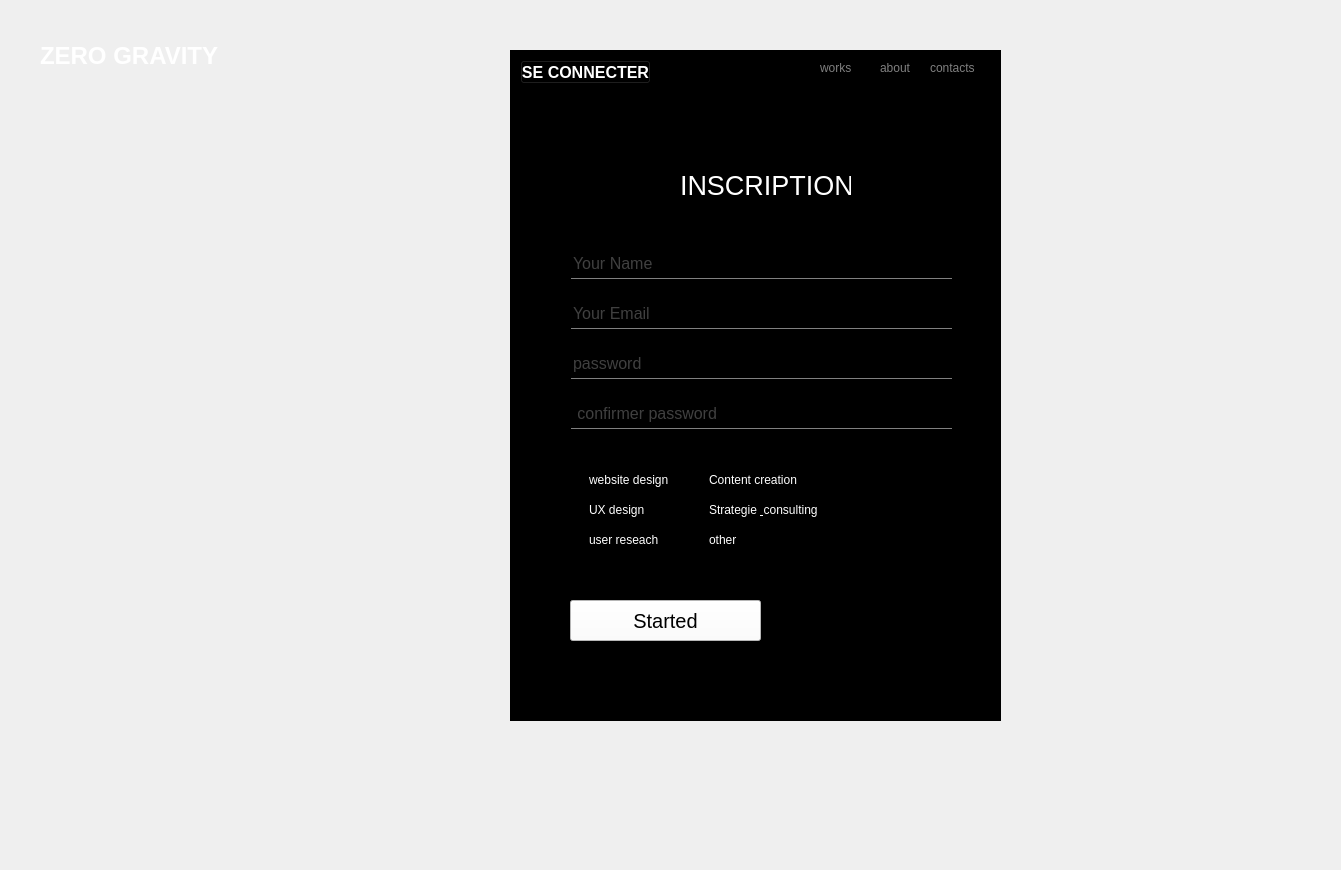
   <widget class="QWidget" name="page_connexion">
    <widget class="QLabel" name="label">
     <property name="geometry">
      <rect>
       <x>-10</x>
       <y>-1</y>
       <width>1332</width>
       <height>861</height>
      </rect>
     </property>
     <property name="text">
      <string/>
     </property>
     <property name="pixmap">
      <pixmap resource="../Static/Ressouces/img.qrc">:/IMG/4404912.jpg</pixmap>
     </property>
     <property name="scaledContents">
      <bool>true</bool>
     </property>
    </widget>
    <widget class="QFrame" name="frame_inscription">
     <property name="geometry">
      <rect>
       <x>510</x>
       <y>50</y>
       <width>491</width>
       <height>671</height>
      </rect>
     </property>
     <property name="styleSheet">
      <string notr="true">background-color:b;</string>
     </property>
     <property name="frameShape">
      <enum>QFrame::StyledPanel</enum>
     </property>
     <property name="frameShadow">
      <enum>QFrame::Raised</enum>
     </property>
     <widget class="QLabel" name="label_inscription">
      <property name="geometry">
       <rect>
        <x>170</x>
        <y>120</y>
        <width>171</width>
        <height>31</height>
       </rect>
      </property>
      <property name="font">
       <font>
        <pointsize>20</pointsize>
       </font>
      </property>
      <property name="styleSheet">
       <string notr="true">QLabel
{
	color:white
}
QLabel:hover
{
	color:rgb(14, 4, 64)
}</string>
      </property>
      <property name="text">
       <string>INSCRIPTION</string>
      </property>
     </widget>
     <widget class="QLabel" name="label_works">
      <property name="geometry">
       <rect>
        <x>310</x>
        <y>10</y>
        <width>49</width>
        <height>16</height>
       </rect>
      </property>
      <property name="styleSheet">
       <string notr="true">QLabel
{
	color:grey
}
QLabel:hover
{
	color:white
}</string>
      </property>
      <property name="text">
       <string>works</string>
      </property>
     </widget>
     <widget class="QLabel" name="label_about">
      <property name="geometry">
       <rect>
        <x>370</x>
        <y>10</y>
        <width>49</width>
        <height>16</height>
       </rect>
      </property>
      <property name="styleSheet">
       <string notr="true">QLabel
{
	color:grey
}
QLabel:hover
{
	color:white
}</string>
      </property>
      <property name="text">
       <string>about</string>
      </property>
     </widget>
     <widget class="QLabel" name="label_contacts">
      <property name="geometry">
       <rect>
        <x>420</x>
        <y>10</y>
        <width>51</width>
        <height>16</height>
       </rect>
      </property>
      <property name="styleSheet">
       <string notr="true">QLabel
{
	color:grey
}
QLabel:hover
{
	color:white
}</string>
      </property>
      <property name="text">
       <string>contacts</string>
      </property>
     </widget>
     <widget class="QCheckBox" name="checkBox_other">
      <property name="geometry">
       <rect>
        <x>180</x>
        <y>480</y>
        <width>85</width>
        <height>20</height>
       </rect>
      </property>
      <property name="styleSheet">
       <string notr="true">QCheckBox{color:white}QCheckBox:hover
{
	color:rgb(128, 128, 128)
}</string>
      </property>
      <property name="text">
       <string>other</string>
      </property>
     </widget>
     <widget class="QCheckBox" name="checkBox_strategie_consulting">
      <property name="geometry">
       <rect>
        <x>180</x>
        <y>450</y>
        <width>151</width>
        <height>20</height>
       </rect>
      </property>
      <property name="styleSheet">
       <string notr="true">QCheckBox{color:white}QCheckBox:hover
{
	color:rgb(128, 128, 128)
}</string>
      </property>
      <property name="text">
       <string>Strategie &amp; consulting</string>
      </property>
     </widget>
     <widget class="QCheckBox" name="checkBox_2_user_rechear">
      <property name="geometry">
       <rect>
        <x>60</x>
        <y>480</y>
        <width>101</width>
        <height>20</height>
       </rect>
      </property>
      <property name="styleSheet">
       <string notr="true">QCheckBox
{
	color:white
}
QCheckBox:hover
{
	color:rgb(128, 128, 128)
}</string>
      </property>
      <property name="text">
       <string>user reseach</string>
      </property>
     </widget>
     <widget class="QCheckBox" name="checkBox_web">
      <property name="geometry">
       <rect>
        <x>60</x>
        <y>420</y>
        <width>111</width>
        <height>20</height>
       </rect>
      </property>
      <property name="styleSheet">
       <string notr="true">QCheckBox{color:white}QCheckBox:hover
{
	color:rgb(128, 128, 128)
}</string>
      </property>
      <property name="text">
       <string>website design</string>
      </property>
     </widget>
     <widget class="QCheckBox" name="checkBox_Uxdesign">
      <property name="geometry">
       <rect>
        <x>60</x>
        <y>450</y>
        <width>85</width>
        <height>20</height>
       </rect>
      </property>
      <property name="styleSheet">
       <string notr="true">QCheckBox{color:white}QCheckBox:hover
{
	color:rgb(128, 128, 128)
}</string>
      </property>
      <property name="text">
       <string>UX design</string>
      </property>
     </widget>
     <widget class="QPushButton" name="pushButton_started">
      <property name="geometry">
       <rect>
        <x>60</x>
        <y>550</y>
        <width>191</width>
        <height>41</height>
       </rect>
      </property>
      <property name="styleSheet">
       <string notr="true">QPushButton:hover
{
	background-color:rgb(39, 12, 114);
	color:white
}

QPushButton
{
	background-color:white;
	font-size:20px;
	font-family:arial
}
</string>
      </property>
      <property name="text">
       <string>Started</string>
      </property>
      <property name="checkable">
       <bool>true</bool>
      </property>
     </widget>
     <widget class="QLabel" name="label_error_name">
      <property name="geometry">
       <rect>
        <x>200</x>
        <y>230</y>
        <width>241</width>
        <height>20</height>
       </rect>
      </property>
      <property name="layoutDirection">
       <enum>Qt::LeftToRight</enum>
      </property>
      <property name="autoFillBackground">
       <bool>false</bool>
      </property>
      <property name="styleSheet">
       <string notr="true">color:white</string>
      </property>
      <property name="text">
       <string/>
      </property>
      <property name="alignment">
       <set>Qt::AlignRight|Qt::AlignTrailing|Qt::AlignVCenter</set>
      </property>
     </widget>
     <widget class="QLabel" name="label_4_error_email">
      <property name="geometry">
       <rect>
        <x>200</x>
        <y>280</y>
        <width>241</width>
        <height>20</height>
       </rect>
      </property>
      <property name="styleSheet">
       <string notr="true">color:white</string>
      </property>
      <property name="text">
       <string/>
      </property>
      <property name="alignment">
       <set>Qt::AlignRight|Qt::AlignTrailing|Qt::AlignVCenter</set>
      </property>
     </widget>
     <widget class="QLabel" name="label_5_error_passwor">
      <property name="geometry">
       <rect>
        <x>200</x>
        <y>330</y>
        <width>241</width>
        <height>20</height>
       </rect>
      </property>
      <property name="styleSheet">
       <string notr="true">color:white</string>
      </property>
      <property name="text">
       <string/>
      </property>
      <property name="alignment">
       <set>Qt::AlignRight|Qt::AlignTrailing|Qt::AlignVCenter</set>
      </property>
     </widget>
     <widget class="QLabel" name="label_6_error_Vpassword">
      <property name="geometry">
       <rect>
        <x>200</x>
        <y>380</y>
        <width>241</width>
        <height>20</height>
       </rect>
      </property>
      <property name="layoutDirection">
       <enum>Qt::LeftToRight</enum>
      </property>
      <property name="styleSheet">
       <string notr="true">color:white</string>
      </property>
      <property name="text">
       <string/>
      </property>
      <property name="alignment">
       <set>Qt::AlignRight|Qt::AlignTrailing|Qt::AlignVCenter</set>
      </property>
     </widget>
     <widget class="QLineEdit" name="lineEdit_Vpassword">
      <property name="geometry">
       <rect>
        <x>61</x>
        <y>348</y>
        <width>381</width>
        <height>31</height>
       </rect>
      </property>
      <property name="font">
       <font>
        <pointsize>12</pointsize>
       </font>
      </property>
      <property name="styleSheet">
       <string notr="true">QLineEdit
{
	border:0px solid;
	border-bottom:1px solid grey;
	color:grey
}
QLineEdit:hover
{
	border-bottom:2px solid white;
	
}</string>
      </property>
      <property name="placeholderText">
       <string> confirmer password</string>
      </property>
     </widget>
     <widget class="QLineEdit" name="lineEdit_email">
      <property name="geometry">
       <rect>
        <x>61</x>
        <y>248</y>
        <width>381</width>
        <height>31</height>
       </rect>
      </property>
      <property name="font">
       <font>
        <pointsize>12</pointsize>
       </font>
      </property>
      <property name="styleSheet">
       <string notr="true">QLineEdit
{
	border:0px solid;
	border-bottom:1px solid grey;
	color:grey
}
QLineEdit:hover
{
	border-bottom:2px solid white;
	
}</string>
      </property>
      <property name="placeholderText">
       <string>Your Email</string>
      </property>
     </widget>
     <widget class="QLineEdit" name="lineEdit_name">
      <property name="geometry">
       <rect>
        <x>61</x>
        <y>198</y>
        <width>381</width>
        <height>31</height>
       </rect>
      </property>
      <property name="font">
       <font>
        <pointsize>12</pointsize>
       </font>
      </property>
      <property name="styleSheet">
       <string notr="true">QLineEdit
{
	border:0px solid;
	border-bottom:1px solid grey;
	color:grey
}
QLineEdit:hover
{
	border-bottom:2px solid white;
	
}</string>
      </property>
      <property name="placeholderText">
       <string>Your Name</string>
      </property>
     </widget>
     <widget class="QLineEdit" name="lineEdit_password">
      <property name="geometry">
       <rect>
        <x>61</x>
        <y>298</y>
        <width>381</width>
        <height>31</height>
       </rect>
      </property>
      <property name="font">
       <font>
        <pointsize>12</pointsize>
       </font>
      </property>
      <property name="styleSheet">
       <string notr="true">QLineEdit
{
	border:0px solid;
	border-bottom:1px solid grey;
	color:grey
}
QLineEdit:hover
{
	border-bottom:2px solid white;
	
}</string>
      </property>
      <property name="frame">
       <bool>true</bool>
      </property>
      <property name="echoMode">
       <enum>QLineEdit::Normal</enum>
      </property>
      <property name="placeholderText">
       <string>password</string>
      </property>
     </widget>
     <widget class="QCheckBox" name="checkBox_content_creat">
      <property name="geometry">
       <rect>
        <x>180</x>
        <y>420</y>
        <width>121</width>
        <height>20</height>
       </rect>
      </property>
      <property name="styleSheet">
       <string notr="true">QCheckBox{color:white}QCheckBox:hover
{
	color:rgb(128, 128, 128)
}</string>
      </property>
      <property name="text">
       <string>Content creation</string>
      </property>
     </widget>
     <widget class="QPushButton" name="pushButton_show_view_pass">
      <property name="geometry">
       <rect>
        <x>450</x>
        <y>303</y>
        <width>31</width>
        <height>31</height>
       </rect>
      </property>
      <property name="styleSheet">
       <string notr="true">QPushButton
{
	
	border-radius:12px
}</string>
      </property>
      <property name="text">
       <string/>
      </property>
      <property name="icon">
       <iconset resource="../Static/Ressouces/img.qrc">
        <normaloff>:/IMG/red-eye1.png</normaloff>:/IMG/red-eye1.png</iconset>
      </property>
      <property name="iconSize">
       <size>
        <width>25</width>
        <height>25</height>
       </size>
      </property>
     </widget>
     <widget class="QPushButton" name="pushButton_CMD_SE_CONN">
      <property name="geometry">
       <rect>
        <x>10</x>
        <y>10</y>
        <width>131</width>
        <height>24</height>
       </rect>
      </property>
      <property name="font">
       <font>
        <pointsize>12</pointsize>
        <bold>true</bold>
       </font>
      </property>
      <property name="styleSheet">
       <string notr="true">QPushButton:hover
{
	color:rgb(49, 10, 92)	
}
QPushButton{color:white;}</string>
      </property>
      <property name="text">
       <string>SE CONNECTER</string>
      </property>
     </widget>
    </widget>
    <widget class="QLabel" name="label_7">
     <property name="geometry">
      <rect>
       <x>40</x>
       <y>40</y>
       <width>181</width>
       <height>31</height>
      </rect>
     </property>
     <property name="font">
      <font>
       <pointsize>18</pointsize>
       <bold>true</bold>
      </font>
     </property>
     <property name="styleSheet">
      <string notr="true">color:white</string>
     </property>
     <property name="text">
      <string>ZERO GRAVITY</string>
     </property>
    </widget>
   </widget>
